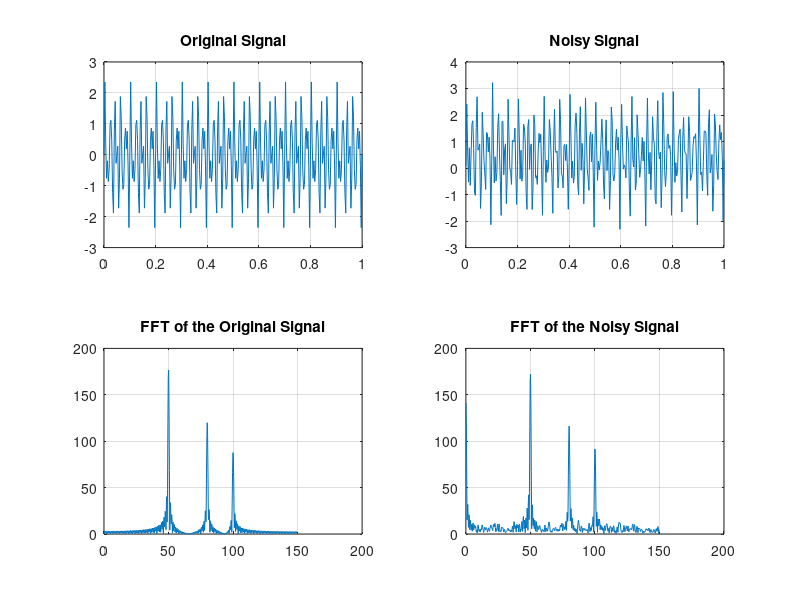

The MATLAB script that drew this image:
clear;
clc;
f1=50;
f2=80;
f3=100;
f=max([f1, f2, f3]);
fs=3*f;
Ts=1/fs;
t=0:Ts:1;
x=1.2*sin(2*pi*f1*t)+0.8*sin(2*pi*f2*t)+0.6*sin(2*pi*f3*t);
noise=rand(1, length(t));
xn=x+noise;
subplot(221); plot(t, x); grid on; title('Original Signal');
subplot(222); plot(t, xn); grid on; title('Noisy Signal');

X=fft(x, 1024);
XN=fft(xn, 1024);
fp=fs*(0:511)/1024;
subplot(223); plot(fp, abs(X(1:512))); grid on; title('FFT of the Original Signal');
subplot(224); plot(fp, abs(XN(1:512))); grid on; title('FFT of the Noisy Signal');